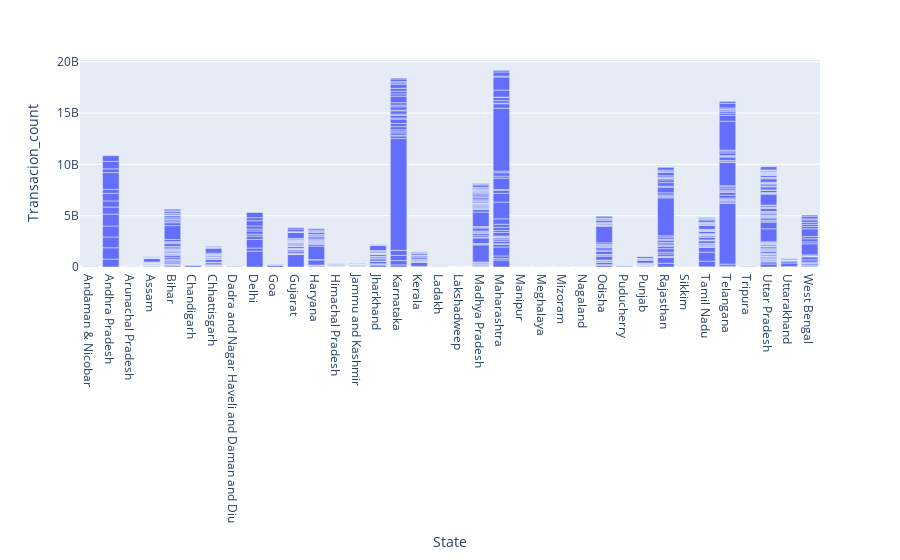

This figure's notebook cell:
### Code cell
t=Map_Trans.groupby(["State","Districts"])[["Transacion_count","Transacion_amount"]].sum().reset_index()
fig = px.bar(t, x="State", y="Transacion_count", barmode="group",hover_name="Districts",
             category_orders={"day": ["Districts"],
                              "smoker": ["Yes", "No"],
                              "sex": ["Male", "Female"]})
fig.show()

### Figure 1 — Plotly figure (JSON) as saved in the notebook; plotly's stock layout.template omitted (floating-point values rounded to 4 significant figures; data arrays with more than 128 entries replaced by an {"elided": "..."} marker saying what was removed)
{"data": [{"alignmentgroup": "True", "hovertemplate": "<b>%{hovertext}</b><br><br>State=%{x}<br>Transacion_count=%{y}<extra></extra>", "hovertext": {"elided": "732 str values"}, "legendgroup": "", "marker": {"color": "#636efa", "pattern": {"shape": ""}}, "name": "", "offsetgroup": "", "orientation": "v", "showlegend": false, "textposition": "auto", "type": "bar", "x": {"elided": "732 str values"}, "xaxis": "x", "y": {"elided": "732 int values"}, "yaxis": "y"}], "layout": {"barmode": "group", "legend": {"tracegroupgap": 0}, "margin": {"t": 60}, "xaxis": {"anchor": "y", "domain": [0, 1], "title": {"text": "State"}}, "yaxis": {"anchor": "x", "domain": [0, 1], "title": {"text": "Transacion_count"}}}}
